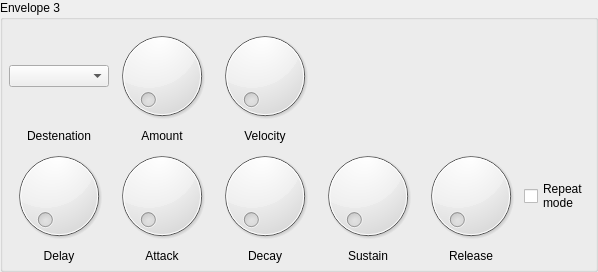
           <widget class="QGroupBox" name="GB_Env3">
            <property name="minimumSize">
             <size>
              <width>0</width>
              <height>0</height>
             </size>
            </property>
            <property name="baseSize">
             <size>
              <width>0</width>
              <height>160</height>
             </size>
            </property>
            <property name="title">
             <string>Envelope 3</string>
            </property>
            <layout class="QGridLayout" name="gridLayout_8">
             <property name="leftMargin">
              <number>6</number>
             </property>
             <property name="topMargin">
              <number>6</number>
             </property>
             <property name="rightMargin">
              <number>6</number>
             </property>
             <property name="bottomMargin">
              <number>6</number>
             </property>
             <property name="spacing">
              <number>3</number>
             </property>
             <item row="0" column="0">
              <layout class="QGridLayout" name="gL_Env3">
               <property name="spacing">
                <number>3</number>
               </property>
               <item row="3" column="3">
                <widget class="QLabel" name="lab_Env3Sus">
                 <property name="text">
                  <string>Sustain</string>
                 </property>
                 <property name="alignment">
                  <set>Qt::AlignCenter</set>
                 </property>
                </widget>
               </item>
               <item row="1" column="0">
                <widget class="QLabel" name="lab_Env3Dest">
                 <property name="text">
                  <string>Destenation</string>
                 </property>
                 <property name="alignment">
                  <set>Qt::AlignCenter</set>
                 </property>
                </widget>
               </item>
               <item row="2" column="1">
                <widget class="QDial" name="di_Env3Att">
                 <property name="minimumSize">
                  <size>
                   <width>16</width>
                   <height>16</height>
                  </size>
                 </property>
                 <property name="maximumSize">
                  <size>
                   <width>500</width>
                   <height>500</height>
                  </size>
                 </property>
                 <property name="maximum">
                  <number>127</number>
                 </property>
                </widget>
               </item>
               <item row="2" column="3">
                <widget class="QDial" name="di_Env3Sus">
                 <property name="minimumSize">
                  <size>
                   <width>16</width>
                   <height>16</height>
                  </size>
                 </property>
                 <property name="maximumSize">
                  <size>
                   <width>500</width>
                   <height>500</height>
                  </size>
                 </property>
                 <property name="maximum">
                  <number>127</number>
                 </property>
                </widget>
               </item>
               <item row="2" column="4">
                <widget class="QDial" name="di_Env3Rel">
                 <property name="minimumSize">
                  <size>
                   <width>16</width>
                   <height>16</height>
                  </size>
                 </property>
                 <property name="maximumSize">
                  <size>
                   <width>500</width>
                   <height>500</height>
                  </size>
                 </property>
                 <property name="maximum">
                  <number>127</number>
                 </property>
                </widget>
               </item>
               <item row="1" column="2">
                <widget class="QLabel" name="lab_Env3Vel">
                 <property name="text">
                  <string>Velocity</string>
                 </property>
                 <property name="alignment">
                  <set>Qt::AlignCenter</set>
                 </property>
                </widget>
               </item>
               <item row="3" column="1">
                <widget class="QLabel" name="lab_Env3Dec">
                 <property name="text">
                  <string>Attack</string>
                 </property>
                 <property name="alignment">
                  <set>Qt::AlignCenter</set>
                 </property>
                </widget>
               </item>
               <item row="3" column="4">
                <widget class="QLabel" name="lab_Env3Rel">
                 <property name="text">
                  <string>Release</string>
                 </property>
                 <property name="alignment">
                  <set>Qt::AlignCenter</set>
                 </property>
                </widget>
               </item>
               <item row="1" column="1">
                <widget class="QLabel" name="lab_Env3Am">
                 <property name="text">
                  <string>Amount</string>
                 </property>
                 <property name="alignment">
                  <set>Qt::AlignCenter</set>
                 </property>
                </widget>
               </item>
               <item row="0" column="1">
                <widget class="QDial" name="di_Env3Am">
                 <property name="minimumSize">
                  <size>
                   <width>16</width>
                   <height>16</height>
                  </size>
                 </property>
                 <property name="maximumSize">
                  <size>
                   <width>500</width>
                   <height>500</height>
                  </size>
                 </property>
                 <property name="maximum">
                  <number>127</number>
                 </property>
                </widget>
               </item>
               <item row="2" column="0">
                <widget class="QDial" name="di_Env3Del">
                 <property name="minimumSize">
                  <size>
                   <width>16</width>
                   <height>16</height>
                  </size>
                 </property>
                 <property name="maximumSize">
                  <size>
                   <width>500</width>
                   <height>500</height>
                  </size>
                 </property>
                 <property name="maximum">
                  <number>127</number>
                 </property>
                </widget>
               </item>
               <item row="3" column="0">
                <widget class="QLabel" name="lab_Env3Att">
                 <property name="text">
                  <string>Delay</string>
                 </property>
                 <property name="alignment">
                  <set>Qt::AlignCenter</set>
                 </property>
                </widget>
               </item>
               <item row="0" column="0">
                <widget class="QComboBox" name="coB_Env3Dest"/>
               </item>
               <item row="2" column="5">
                <widget class="QCheckBox" name="chB_Env3RepM">
                 <property name="text">
                  <string>Repeat
mode</string>
                 </property>
                </widget>
               </item>
               <item row="0" column="2">
                <widget class="QDial" name="di_Env3Vel">
                 <property name="minimumSize">
                  <size>
                   <width>16</width>
                   <height>16</height>
                  </size>
                 </property>
                 <property name="maximumSize">
                  <size>
                   <width>500</width>
                   <height>500</height>
                  </size>
                 </property>
                 <property name="maximum">
                  <number>127</number>
                 </property>
                </widget>
               </item>
               <item row="3" column="2">
                <widget class="QLabel" name="lab_Env3Dec">
                 <property name="text">
                  <string>Decay</string>
                 </property>
                 <property name="alignment">
                  <set>Qt::AlignCenter</set>
                 </property>
                </widget>
               </item>
               <item row="2" column="2">
                <widget class="QDial" name="di_Env3Att">
                 <property name="minimumSize">
                  <size>
                   <width>16</width>
                   <height>16</height>
                  </size>
                 </property>
                 <property name="maximumSize">
                  <size>
                   <width>500</width>
                   <height>500</height>
                  </size>
                 </property>
                 <property name="maximum">
                  <number>127</number>
                 </property>
                </widget>
               </item>
              </layout>
             </item>
            </layout>
           </widget>
